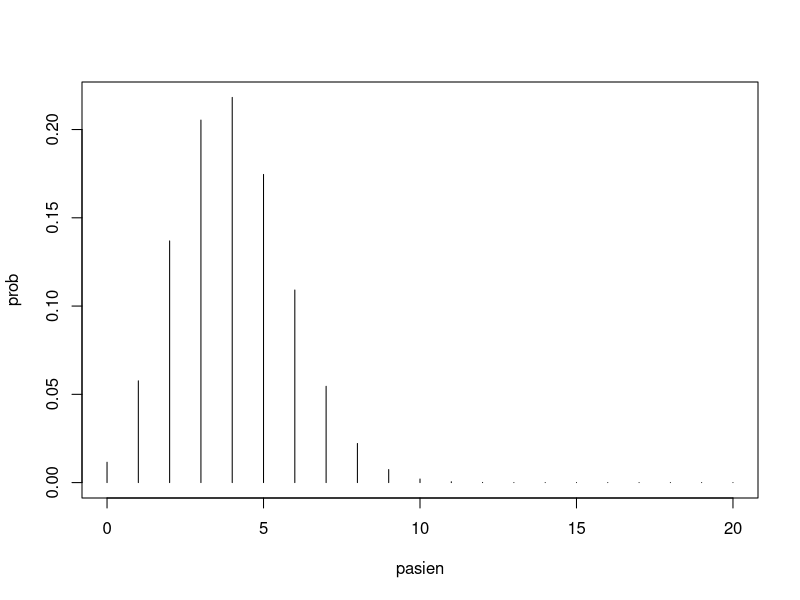

Write R code to recreate this figure.
size = 20
p = 0.20
q = 1 - p

#2a
dbinom(x = 4, size, p)

#2b
prob = dbinom(x = 0:20, size, p)
pasien <- 0:20
plot(pasien, prob,type='h') 

#2c
#rataan
size * p
#varian
size * p * q